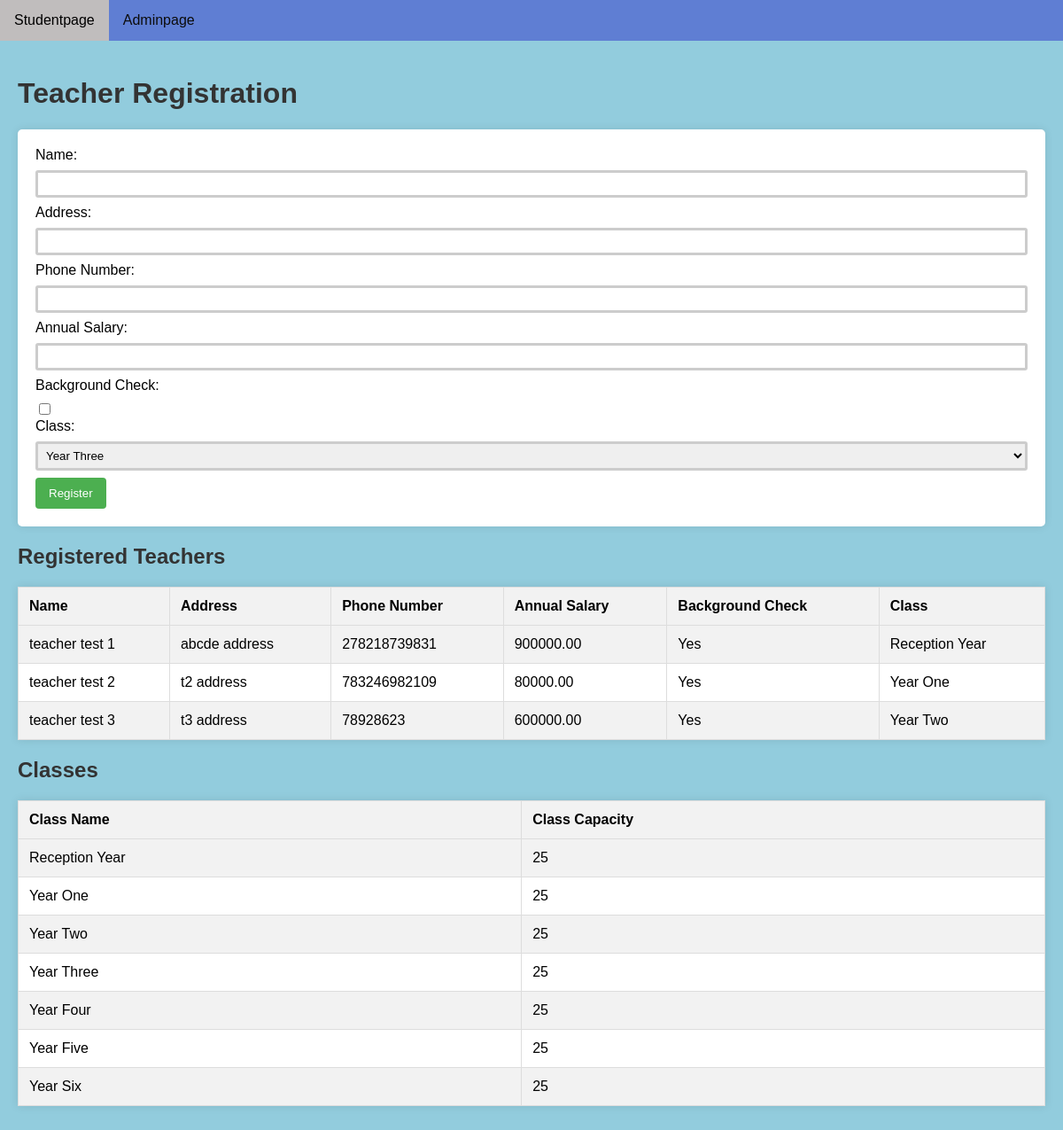
The app's page /teachers.php with its own data.
### tables this page shows
CREATE TABLE `schoolteachers` (
  `teacherid` int(11) NOT NULL,
  `teachername` varchar(80) NOT NULL,
  `teacheraddress` varchar(255) NOT NULL,
  `teacherphonenumber` varchar(15) DEFAULT NULL,
  `annualsalary` decimal(10,2) DEFAULT NULL,
  `background` tinyint(1) DEFAULT NULL,
  `classid` int(11) DEFAULT NULL
);

CREATE TABLE `schoolclasses` (
  `classid` int(11) NOT NULL,
  `classname` varchar(60) NOT NULL,
  `classcapacity` int(11) NOT NULL
);

### teachers.php (the view, shortened to what this page needs)
<?php include('db_connect.php'); ?>
<!DOCTYPE html>
<html>
<head>
    <link rel="stylesheet"  href="styles.css">
</head>
<body>
    <?php include('navbar.php'); ?>
    <div class="container">
        <h1>Teacher Registration</h1>
        <form action="register_teacher.php" method="post">
            <label for="teachername">Name:</label>
            <input type="text" id="teachername" name="teachername" required>
            <label for="teacheraddress">Address:</label>
            <input type="text" id="teacheraddress" name="teacheraddress" required>
            <label for="teacherphonenumber">Phone Number:</label>
            <input type="number" id="teacherphonenumber" name="teacherphonenumber">
            <label for="annualsalary">Annual Salary:</label>
            <input type="number" id="annualsalary" name="annualsalary">
            <label for="background">Background Check:</label>
            <input type="checkbox" id="background" name="background">
            <label for="classid">Class:</label>
            <select id="classid" name="classid" required>
                <?php
                $result_classes = $conn->query("SELECT classid, classname FROM schoolclasses WHERE classid NOT IN (SELECT classid FROM schoolteachers)");
                if ($result_classes) {
                    while ($row_classes = $result_classes->fetch_assoc()) {
                        echo "<option value='{$row_classes['classid']}'>{$row_classes['classname']}</option>";
                    }
                } else {
                    echo "<option value=''>No classes available</option>";
                    echo "Error: " . $conn->error;
                }
                ?>
            </select>
            <input type="submit" value="Register">
        </form>
        <h2>Registered Teachers</h2>
        <table>
            <tr>
                <th>Name</th>
                <th>Address</th>
                <th>Phone Number</th>
                <th>Annual Salary</th>
                <th>Background Check</th>
                <th>Class</th>
            </tr>
            <?php
            $sql = "SELECT schoolteachers.teachername, schoolteachers.teacheraddress, schoolteachers.teacherphonenumber, schoolteachers.annualsalary,
                           schoolteachers.background, schoolclasses.classname
                    FROM schoolteachers
                    LEFT JOIN schoolclasses ON schoolteachers.classid = schoolclasses.classid";
            $result = $conn->query($sql);
            if ($result) {
                while ($row = $result->fetch_assoc()) {
                    echo "<tr>
                            <td>{$row['teachername']}</td>
                            <td>{$row['teacheraddress']}</td>
                            <td>{$row['teacherphonenumber']}</td>
                            <td>{$row['annualsalary']}</td>
                            <td>" . ($row['background'] ? 'Yes' : 'No') . "</td>
                            <td>{$row['classname']}</td>
                          </tr>";
                }
            } else {
                echo "<tr><td colspan='6'>Error: " . $conn->error . "</td></tr>";
            }
            ?>
        </table>
        <h2>Classes</h2>
        <table>
            <tr>
                <th>Class Name</th>
                <th>Class Capacity</th>
            </tr>
            <?php
            $sql_classes = "SELECT classname, classcapacity FROM schoolclasses";
            $result_classes = $conn->query($sql_classes);
            if ($result_classes) {
                while ($row_classes = $result_classes->fetch_assoc()) {
                    echo "<tr>
                            <td>{$row_classes['classname']}</td>
                            <td>{$row_classes['classcapacity']}</td>
                          </tr>";
                }
            } else {
                echo "<tr><td colspan='2'>Error: " . $conn->error . "</td></tr>";
            }
            ?>
        </table>
    </div>
</body>
</html>

### styles.css (style rules this page uses)
body { font-family: Arial, sans-serif; margin: 0; padding: 0; background-color: #92ccdd; }
.container { padding: 20px; }
h1, h2 { color: #333; }
form { background: #fff; padding: 20px; margin: 20px 0; border-radius: 5px; box-shadow: 0 0 10px rgba(0, 0, 0, 0.1); }
label { display: block; margin-bottom: 8px; }
* { box-sizing: border-box; }
input[type="text"], input[type="email"], input[type="number"], textarea, select { width: 100%; padding: 5px; margin-bottom: 8px; border: 3px solid #ccc; border-radius: 3px; }
#pupilgender, #classid { width: 100%; }
input[type="submit"] { background-color: #4CAF50; color: white; padding: 10px 15px; border: none; border-radius: 4px; cursor: pointer; }
table { width: 100%; border-collapse: collapse; margin: 20px 0; box-shadow: 0 0 10px rgba(0, 0, 0, 0.1); }
table, th, td { border: 1px solid #ddd; }
th, td { padding: 12px; text-align: left; }
th { background-color: #f2f2f2; }
tr:nth-child(even) { background-color: #f2f2f2; }
tr:nth-child(odd) { background-color: #ffffff; }

### records on screen
schoolteachers: teachername "teacher test 1", teacheraddress "abcde address", teacherphonenumber "278218739831", annualsalary "900000.00", background "Yes", classid.classname "Reception Year"
schoolteachers: teachername "teacher test 2", teacheraddress "t2 address", teacherphonenumber "783246982109", annualsalary "80000.00", background "Yes", classid.classname "Year One"
schoolteachers: teachername "teacher test 3", teacheraddress "t3 address", teacherphonenumber "78928623", annualsalary "600000.00", background "Yes", classid.classname "Year Two"
schoolclasses: classname "Reception Year", classcapacity "25"
schoolclasses: classname "Year One", classcapacity "25"
schoolclasses: classname "Year Two", classcapacity "25"
schoolclasses: classname "Year Three", classcapacity "25"
schoolclasses: classname "Year Four", classcapacity "25"
schoolclasses: classname "Year Five", classcapacity "25"
schoolclasses: classname "Year Six", classcapacity "25"

### other values on screen
form field classid "Year Three"
